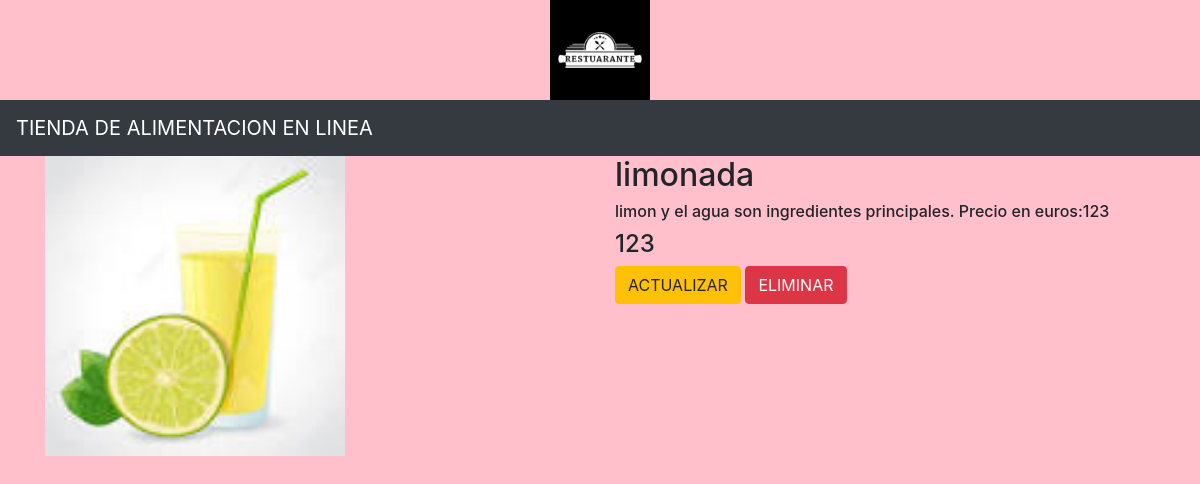
Screenshot of /comida/4/ with the database file from the repository.
### travelapp/models.py (models this page shows, shortened)
class Comida(models.Model):
    nombre=models.CharField(max_length=250)
    precio=models.IntegerField()
    ingredientes=models.TextField()
    imagen=models.ImageField(upload_to='imagenes')

### travelapp/views.py (the view)
# urls.py: path('comida/<int:comida_id>/',views.detail,name='detail'),
def detail(request, comida_id):
    comida = Comida.objects.get(id=comida_id)
    return render(request, 'detail.html', {'comida': comida})

### templates/detail.html
{% extends 'base.html' %}
{% block body %}
<div class="container">
    <div class="row">
        <div class="col-md-6">
           <img src="{{comida.imagen.url}}" width="300" height="300">
        </div>
<div class="col-md-6">
    <h2>{{comida.nombre}}</h2>
    <h6>{{comida.ingredientes}}</h6>
    <h4>{{comida.precio}}</h4>
    <a class="btn btn-warning" href="{% url 'travelapp:update' comida.id %}">ACTUALIZAR</a>
    <a class="btn btn-danger" href="{% url 'travelapp:delete' comida.id %}">ELIMINAR</a>
</div>
    </div>
</div>
{% endblock %}

### static/css/style.css (style rules this page uses)
body { background-color:pink; }

### rows the page displays
Comida: imagen (picture), nombre "limonada", ingredientes "limon y el agua son ingredientes principales. Precio en euros:123", precio "123"
